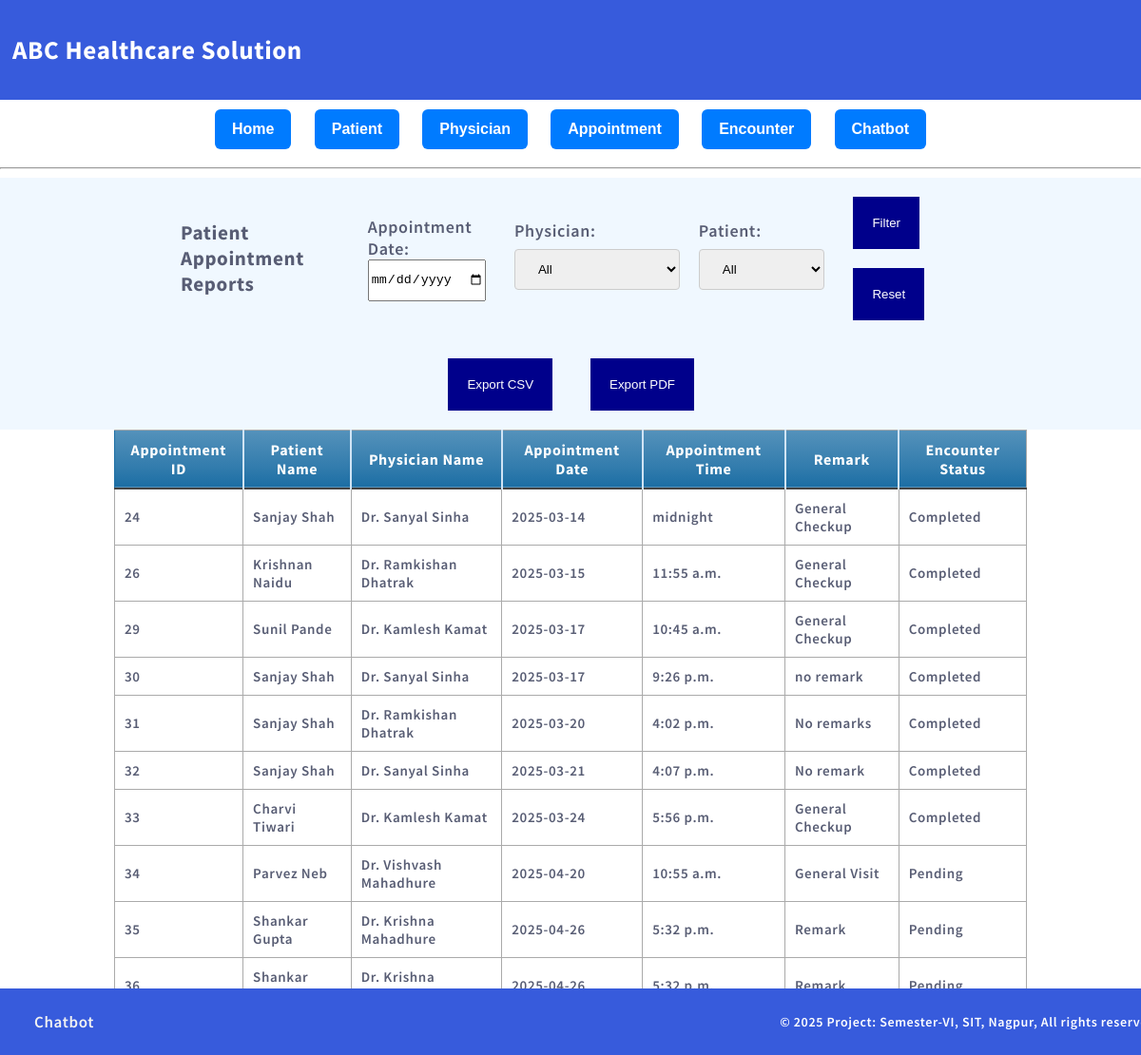
/appointment-report/, run on the app's committed database.
### members/models.py (models this page shows, shortened)
class Appointment(models.Model):
    date_of_appointment = models.DateTimeField()
    time_of_appointment= models.TimeField()
    patient = models.ForeignKey('members.Patient', on_delete=models.CASCADE)
    physician = models.ForeignKey('members.Member', on_delete=models.CASCADE)
    remark = models.TextField(blank=True, null=True)
    appointment_answer=models.TextField(blank=True, null=True)
    encounter_status = models.BooleanField(default=False)  # This should be present

class Patient(models.Model):
    firstname=models.CharField(max_length=255)
    lastname=models.CharField(max_length=255)
    dob=models.DateField(null=True)
    add=models.CharField(max_length=500)
    phone=models.IntegerField(null=True)
    gender = models.CharField(max_length=10, choices=[('Male', 'Male'), ('Female', 'Female'), ('Other', 'Other')], null=True, blank=True)  # New field

class Member(models.Model):
    firstname=models.CharField(max_length=255)
    lastname=models.CharField(max_length=255)
    phone=models.IntegerField(null=True)
    joined_date=models.DateField(null=True)
    specialization = models.CharField(max_length=255, blank=True, null=True)
    schedule = models.TextField(max_length=255, blank=True, null=True)
    remark = models.TextField(max_length=255, blank=True, null=True)
    physician_answer=models.TextField(blank=True, null=True)

### members/views.py (the view)
# urls.py: path('appointment-report/', appointment_report, name='appointment_report'),
def appointment_report(request):
    appointments = Appointment.objects.select_related('patient', 'physician').all()
    date_filter = request.GET.get('date', '')
    physician_filter = request.GET.get('physician', '')
    patient_filter = request.GET.get('patient', '')
    if date_filter:
        appointments = appointments.filter(date_of_appointment__date=date_filter)
    if physician_filter:
        appointments = appointments.filter(physician_id=physician_filter)
    if patient_filter:
        appointments = appointments.filter(patient_id=patient_filter)
    paginator = Paginator(appointments, 10)  # Show 10 appointments per page
    page_number = request.GET.get('page')  # Get current page number from query parameter
    page_obj = paginator.get_page(page_number)  # Get the corresponding page of appointments
    physicians = Member.objects.all()
    patients = Patient.objects.all()
    return render(request, 'appointments_report.html', {
        'appointments': page_obj,  # Pass the paginated page object
        'physicians': physicians,
        'patients': patients,
        'date_filter': date_filter,
        'physician_filter': physician_filter,
        'patient_filter': patient_filter
    })

### members/templates/appointments_report.html (shortened to what this page needs)
{% extends "master.html" %}
{% block content %}
    <center>
<div style="background-color:aliceblue;">
<form method="GET">
<table style="width:70%;border-collapse: collapse;">
    <tr>
        <td style="padding: 10px;text-align: left;">
            <h3>Patient Appointment Reports</h3></td>
        <td style="padding: 10px;text-align: left;">
            <label for="date">Appointment Date:</label>
            <br>
            <input type="date" id="date" name="date" value="{{ date_filter }}" style="height:40px"></td>
        <td style="padding: 10px;text-align: left;">
            <label for="physician">Physician:</label>
            <select id="physician" name="physician">
                <option value="">All</option>
            </select>
         </td>
         <td style="padding: 10px;text-align: left;">
             <label for="patient">Patient:</label>
            <select id="patient" name="patient">
                <option value="">All</option>
            </select>
        </td>
        <td style="padding: 10px;text-align: left;">
            <button type="submit">Filter</button>
            <a href="{% url 'appointment_report' %}"> <button type="button">Reset</button></a>
        </td>
    </tr>
    </table>
    </form>
</div>
</center>
<center>
<div style="background-color:aliceblue;">
    <table style="width:70%;border-collapse: collapse;">
        <tr>
            <td style="padding: 10px;text-align: right;">
                <form method="GET" action="{% url 'export_appointments_csv' %}">
                <button type="submit">Export CSV</button>
                </form></td>
            <td style="padding: 10px;text-align: left;">
                <form method="GET" action="{% url 'export_appointments_pdf' %}">
                <button type="submit">Export PDF</button>
                </form>
            </td>
        </tr>
    </table>
</div>
</center>
    <center>
    <table class="blueTable" style="width:80%">
    <thead>
        <tr>
            <th style="text-align:center">Appointment ID</th>
            <th style="text-align:center">Patient Name</th>
            <th style="text-align:center">Physician Name</th>
            <th style="text-align:center">Appointment Date</th>
            <th style="text-align:center">Appointment Time</th>
            <th style="text-align:center">Remark</th>
            <th style="text-align:center">Encounter Status</th>
        </tr>
    </thead>
    <tbody>
        {% for appointment in appointments %}
        <tr>
            <td>{{ appointment.id }}</td>
            <td>{{ appointment.patient.firstname }} {{ appointment.patient.lastname }}</td>
            <td>{{ appointment.physician.firstname }} {{ appointment.physician.lastname }}</td>
            <td>{{ appointment.date_of_appointment|date:"Y-m-d" }}</td>
            <td>{{ appointment.time_of_appointment }}</td>
            <td>{{ appointment.remark|default:"No remarks" }}</td>
            <td>{% if appointment.encounter_status %}Completed{% else %}Pending{% endif %}</td>
        </tr>
        {% empty %}
        <tr>
            <td colspan="7" style="text-align: center;">No records found</td>
        </tr>
        {% endfor %}
    </tbody>
</table>
<div class="pagination">
    <span class="step-links">
        <span class="current">
        </span>
        {% if appointments.has_next %}
            <a href="?page={{ appointments.next_page_number }}"></a>
            <a href="?page={{ appointments.paginator.num_pages }}"></a>
        {% endif %}
    </span>
</div>
        </center>
{% endblock %}

### mystaticfiles/mystyles.css (style rules this page uses)
body { margin:0; font: 600 18px 'Source Sans Pro', sans-serif; letter-spacing: 0.64px; color: #585d74; }
button { background-color:darkblue; color:white; border-radius: 5x; padding: 20px; margin : 10px; border:3px; border-color:white; }
a:link, a:visited { color: #375BDC; }
table.blueTable { border: 1px solid #1C6EA4; background-color: White; width: 80%; text-align: left; border-collapse: collapse; }
table.blueTable td, table.blueTable th { border: 1px solid #AAAAAA; padding: 10px 10px; margin:5px; font-size:15px; }
table.blueTable tbody td { font-size: 15px; }
table.blueTable tr:nth-child(even) { background: White; }
table.blueTable thead { background: #1C6EA4; background: -moz-linear-gradient(top, #5592bb 0%, #327cad 66%, #1C6EA4 100%); background: -webkit-linear-gradient(top, #5592bb 0%, #327cad 66%, #1C6EA4 100%); background: linear-gradient(to bottom, #5592bb 0%, #327cad 66%, #1C6EA4 100%); border-bottom: 2px solid #444444; }
table.blueTable thead th { font-size: 16px; font-weight: bold; color: #FFFFFF; border-left: 2px solid #D0E4F5; }
table.blueTable thead th:first-child { border-left: none; }
input[type=text], select { width: 100%; padding: 12px 20px; margin: 8px 0; display: inline-block; border: 1px solid #ccc; border-radius: 4px; box-sizing: border-box; }

### data on the page
Appointment: id "24", patient.firstname "Sanjay", patient.lastname "Shah", physician.firstname "Dr. Sanyal", physician.lastname "Sinha", date_of_appointment "2025-03-14", time_of_appointment "midnight", remark "General Checkup", encounter_status "Completed"
Appointment: id "26", patient.firstname "Krishnan", patient.lastname "Naidu", physician.firstname "Dr. Ramkishan", physician.lastname "Dhatrak", date_of_appointment "2025-03-15", time_of_appointment "11:55 a.m.", remark "General Checkup", encounter_status "Completed"
Appointment: id "29", patient.firstname "Sunil", patient.lastname "Pande", physician.firstname "Dr. Kamlesh", physician.lastname "Kamat", date_of_appointment "2025-03-17", time_of_appointment "10:45 a.m.", remark "General Checkup", encounter_status "Completed"
Appointment: id "30", patient.firstname "Sanjay", patient.lastname "Shah", physician.firstname "Dr. Sanyal", physician.lastname "Sinha", date_of_appointment "2025-03-17", time_of_appointment "9:26 p.m.", remark "no remark", encounter_status "Completed"
Appointment: id "31", patient.firstname "Sanjay", patient.lastname "Shah", physician.firstname "Dr. Ramkishan", physician.lastname "Dhatrak", date_of_appointment "2025-03-20", time_of_appointment "4:02 p.m.", remark "No remarks", encounter_status "Completed"
Appointment: id "32", patient.firstname "Sanjay", patient.lastname "Shah", physician.firstname "Dr. Sanyal", physician.lastname "Sinha", date_of_appointment "2025-03-21", time_of_appointment "4:07 p.m.", remark "No remark", encounter_status "Completed"
Appointment: id "33", patient.firstname "Charvi", patient.lastname "Tiwari", physician.firstname "Dr. Kamlesh", physician.lastname "Kamat", date_of_appointment "2025-03-24", time_of_appointment "5:56 p.m.", remark "General Checkup", encounter_status "Completed"
Appointment: id "34", patient.firstname "Parvez", patient.lastname "Neb", physician.firstname "Dr. Vishvash", physician.lastname "Mahadhure", date_of_appointment "2025-04-20", time_of_appointment "10:55 a.m.", remark "General Visit", encounter_status "Pending"
Appointment: id "35", patient.firstname "Shankar", patient.lastname "Gupta", physician.firstname "Dr. Krishna", physician.lastname "Mahadhure", date_of_appointment "2025-04-26", time_of_appointment "5:32 p.m.", remark "Remark", encounter_status "Pending"
Appointment: id "36", patient.firstname "Shankar", physician.firstname "Dr. Krishna", date_of_appointment "2025-04-26", time_of_appointment "5:32 p.m.", remark "Remark", encounter_status "Pending"
